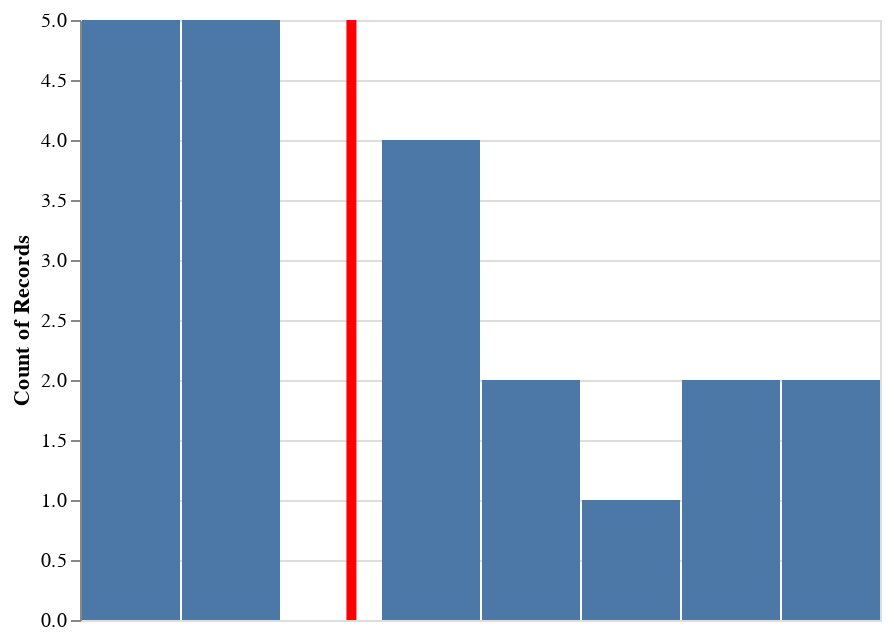

The code cell stored with this chart in its notebook:
### Code cell
histograma = alt.Chart(agrupacion_clientes).mark_bar().encode(
  x=alt.X("IMPORTEMONTRANSACCION", bin=True, axis=None),
  y="count()",).interactive()

indicador = alt.Chart(agrupacion_clientes).mark_rule(color="red").encode(
    x="mean(IMPORTEMONTRANSACCION)",
    size=alt.value(5))

histograma + indicador

### Figure 1 — Vega-Lite specification as saved in the notebook (floating-point values rounded to 4 significant figures)
{"config": {"view": {"continuousWidth": 400, "continuousHeight": 300}}, "layer": [{"mark": "bar", "encoding": {"x": {"axis": null, "bin": true, "field": "IMPORTEMONTRANSACCION", "type": "quantitative"}, "y": {"aggregate": "count", "type": "quantitative"}}, "selection": {"selector007": {"type": "interval", "bind": "scales", "encodings": ["x", "y"]}}}, {"mark": {"type": "rule", "color": "red"}, "encoding": {"size": {"value": 5}, "x": {"aggregate": "mean", "field": "IMPORTEMONTRANSACCION", "type": "quantitative"}}}], "data": {"name": "data-59eb41346c9ffea3a51976f9211190c8"}, "$schema": "https://vega.github.io/schema/vega-lite/v4.17.0.json", "datasets": {"data-59eb41346c9ffea3a51976f9211190c8": [{"ORGANIZACION": "Algorte S.A.", "DOCUMENTO": 1, "FECHA": 1, "TIPOFACTURA": 1, "PRODUCTO": 1, "CENTRODECOSTO": 0, "CANTIDAD": 1, "PRECIO": 1, "IMPORTEMONPRINCIPAL": 1, "IMPORTEMONTRANSACCION": 1, "MONEDA": 1}, {"ORGANIZACION": "Amazon Group", "DOCUMENTO": 5, "FECHA": 5, "TIPOFACTURA": 5, "PRODUCTO": 5, "CENTRODECOSTO": 2, "CANTIDAD": 5, "PRECIO": 5, "IMPORTEMONPRINCIPAL": 5, "IMPORTEMONTRANSACCION": 5, "MONEDA": 5}, {"ORGANIZACION": "Berker S.R.L", "DOCUMENTO": 4, "FECHA": 4, "TIPOFACTURA": 4, "PRODUCTO": 4, "CENTRODECOSTO": 0, "CANTIDAD": 4, "PRECIO": 4, "IMPORTEMONPRINCIPAL": 4, "IMPORTEMONTRANSACCION": 4, "MONEDA": 4}, {"ORGANIZACION": "Campomas S.A.", "DOCUMENTO": 7, "FECHA": 7, "TIPOFACTURA": 7, "PRODUCTO": 7, "CENTRODECOSTO": 1, "CANTIDAD": 7, "PRECIO": 7, "IMPORTEMONPRINCIPAL": 7, "IMPORTEMONTRANSACCION": 7, "MONEDA": 7}, {"ORGANIZACION": "Consumidor Final", "DOCUMENTO": 1, "FECHA": 1, "TIPOFACTURA": 1, "PRODUCTO": 1, "CENTRODECOSTO": 0, "CANTIDAD": 1, "PRECIO": 1, "IMPORTEMONPRINCIPAL": 1, "IMPORTEMONTRANSACCION": 1, "MONEDA": 1}, {"ORGANIZACION": "Donadelli S.R.L", "DOCUMENTO": 1, "FECHA": 1, "TIPOFACTURA": 1, "PRODUCTO": 1, "CENTRODECOSTO": 0, "CANTIDAD": 1, "PRECIO": 1, "IMPORTEMONPRINCIPAL": 1, "IMPORTEMONTRANSACCION": 1, "MONEDA": 1}, {"ORGANIZACION": "Etigand S.A.", "DOCUMENTO": 2, "FECHA": 2, "TIPOFACTURA": 2, "PRODUCTO": 2, "CENTRODECOSTO": 1, "CANTIDAD": 2, "PRECIO": 2, "IMPORTEMONPRINCIPAL": 2, "IMPORTEMONTRANSACCION": 2, "MONEDA": 2}, {"ORGANIZACION": "Ferrari Hnos S.A.", "DOCUMENTO": 2, "FECHA": 2, "TIPOFACTURA": 2, "PRODUCTO": 2, "CENTRODECOSTO": 0, "CANTIDAD": 2, "PRECIO": 2, "IMPORTEMONPRINCIPAL": 2, "IMPORTEMONTRANSACCION": 2, "MONEDA": 2}, {"ORGANIZACION": "Galardon S.A.", "DOCUMENTO": 2, "FECHA": 2, "TIPOFACTURA": 2, "PRODUCTO": 2, "CENTRODECOSTO": 1, "CANTIDAD": 2, "PRECIO": 2, "IMPORTEMONPRINCIPAL": 2, "IMPORTEMONTRANSACCION": 2, "MONEDA": 2}, {"ORGANIZACION": "Hernandez S.A.", "DOCUMENTO": 7, "FECHA": 7, "TIPOFACTURA": 7, "PRODUCTO": 7, "CENTRODECOSTO": 1, "CANTIDAD": 7, "PRECIO": 7, "IMPORTEMONPRINCIPAL": 7, "IMPORTEMONTRANSACCION": 7, "MONEDA": 7}, {"ORGANIZACION": "Horacio Aguirre", "DOCUMENTO": 1, "FECHA": 1, "TIPOFACTURA": 1, "PRODUCTO": 1, "CENTRODECOSTO": 1, "CANTIDAD": 1, "PRECIO": 1, "IMPORTEMONPRINCIPAL": 1, "IMPORTEMONTRANSACCION": 1, "MONEDA": 1}, {"ORGANIZACION": "Horizonte S.A.", "DOCUMENTO": 5, "FECHA": 5, "TIPOFACTURA": 5, "PRODUCTO": 5, "CENTRODECOSTO": 3, "CANTIDAD": 5, "PRECIO": 5, "IMPORTEMONPRINCIPAL": 5, "IMPORTEMONTRANSACCION": 5, "MONEDA": 5}, {"ORGANIZACION": "Ignition S.A.C.I", "DOCUMENTO": 2, "FECHA": 2, "TIPOFACTURA": 2, "PRODUCTO": 2, "CENTRODECOSTO": 1, "CANTIDAD": 2, "PRECIO": 2, "IMPORTEMONPRINCIPAL": 2, "IMPORTEMONTRANSACCION": 2, "MONEDA": 2}, {"ORGANIZACION": "Jameson SRL", "DOCUMENTO": 4, "FECHA": 4, "TIPOFACTURA": 4, "PRODUCTO": 4, "CENTRODECOSTO": 0, "CANTIDAD": 4, "PRECIO": 4, "IMPORTEMONPRINCIPAL": 4, "IMPORTEMONTRANSACCION": 4, "MONEDA": 4}, {"ORGANIZACION": "Javier Moroni", "DOCUMENTO": 6, "FECHA": 6, "TIPOFACTURA": 6, "PRODUCTO": 6, "CENTRODECOSTO": 1, "CANTIDAD": 6, "PRECIO": 6, "IMPORTEMONPRINCIPAL": 6, "IMPORTEMONTRANSACCION": 6, "MONEDA": 6}, {"ORGANIZACION": "Juan Fernández", "DOCUMENTO": 4, "FECHA": 4, "TIPOFACTURA": 4, "PRODUCTO": 4, "CENTRODECOSTO": 1, "CANTIDAD": 4, "PRECIO": 4, "IMPORTEMONPRINCIPAL": 4, "IMPORTEMONTRANSACCION": 4, "MONEDA": 4}, {"ORGANIZACION": "Juan Lopez", "DOCUMENTO": 2, "FECHA": 2, "TIPOFACTURA": 2, "PRODUCTO": 2, "CENTRODECOSTO": 0, "CANTIDAD": 2, "PRECIO": 2, "IMPORTEMONPRINCIPAL": 2, "IMPORTEMONTRANSACCION": 2, "MONEDA": 2}, {"ORGANIZACION": "Klarkson", "DOCUMENTO": 4, "FECHA": 4, "TIPOFACTURA": 4, "PRODUCTO": 4, "CENTRODECOSTO": 1, "CANTIDAD": 4, "PRECIO": 4, "IMPORTEMONPRINCIPAL": 4, "IMPORTEMONTRANSACCION": 4, "MONEDA": 4}, {"ORGANIZACION": "Manganello S.R.L", "DOCUMENTO": 9, "FECHA": 9, "TIPOFACTURA": 9, "PRODUCTO": 9, "CENTRODECOSTO": 3, "CANTIDAD": 9, "PRECIO": 9, "IMPORTEMONPRINCIPAL": 9, "IMPORTEMONTRANSACCION": 9, "MONEDA": 9}, {"ORGANIZACION": "Nicolasen y Asociados S.A.", "DOCUMENTO": 8, "FECHA": 8, "TIPOFACTURA": 8, "PRODUCTO": 8, "CENTRODECOSTO": 2, "CANTIDAD": 8, "PRECIO": 8, "IMPORTEMONPRINCIPAL": 8, "IMPORTEMONTRANSACCION": 8, "MONEDA": 8}, {"ORGANIZACION": "Valeria Welponer", "DOCUMENTO": 1, "FECHA": 1, "TIPOFACTURA": 1, "PRODUCTO": 1, "CENTRODECOSTO": 0, "CANTIDAD": 1, "PRECIO": 1, "IMPORTEMONPRINCIPAL": 1, "IMPORTEMONTRANSACCION": 1, "MONEDA": 1}]}}
